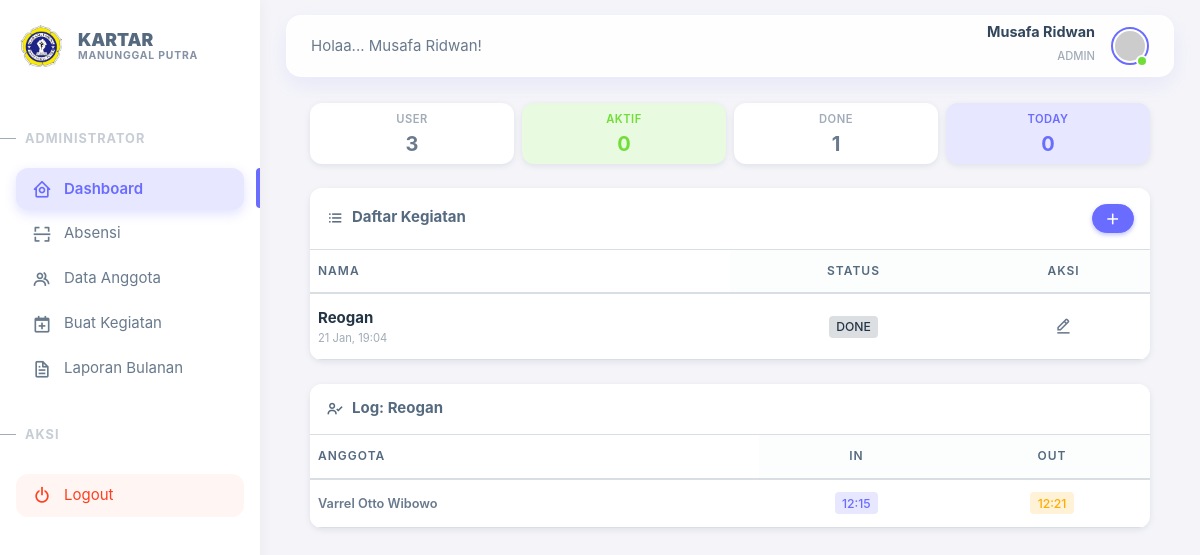
Screenshot of /index.php (signed in) with the database file from the repository.
### tables this page shows
CREATE TABLE `events` (
  `id` int(11) NOT NULL,
  `title` varchar(150) NOT NULL,
  `start_time` datetime NOT NULL,
  `end_time` datetime NOT NULL,
  `lat` decimal(10,8) NOT NULL,
  `lon` decimal(11,8) NOT NULL,
  `tolerance_meters` int(11) DEFAULT 100,
  `is_active` tinyint(1) DEFAULT 1
);

### index.php (the view, shortened to what this page needs)
<?php
require 'app/config.php';
$totalMembers = $pdo->query("SELECT COUNT(*) FROM users WHERE role='member'")->fetchColumn();
$ongoingEvents = $pdo->query("SELECT COUNT(*) FROM events WHERE is_active=1 AND NOW() BETWEEN start_time AND end_time")->fetchColumn();
$finishedEvents = $pdo->query("SELECT COUNT(*) FROM events WHERE NOW() > end_time")->fetchColumn();
$todayAbsence = $pdo->query("SELECT COUNT(DISTINCT user_id) FROM attendances WHERE DATE(created_at) = CURDATE()")->fetchColumn();
$lastEvent = $pdo->query("SELECT id, title FROM events ORDER BY id DESC LIMIT 1")->fetch();
$lastEventId = $lastEvent ? $lastEvent['id'] : 0;
$lastEventTitle = $lastEvent ? $lastEvent['title'] : "Tidak ada kegiatan";
$dashboardLog = [];
if ($lastEventId > 0) {
    $sqlLog = "SELECT a.*, u.name FROM attendances a JOIN users u ON a.user_id = u.id WHERE a.event_id = ? ORDER BY a.created_at DESC";
    $stmtLog = $pdo->prepare($sqlLog);
    $stmtLog->execute([$lastEventId]);
    foreach ($stmtLog->fetchAll() as $row) {
        $key = $row['user_id'];
        if (!isset($dashboardLog[$key])) {
            $dashboardLog[$key] = ['name' => $row['name'], 'in_time' => '-', 'out_time' => '-'];
        }
        if ($row['type'] == 'in') $dashboardLog[$key]['in_time'] = date('H:i', strtotime($row['created_at']));
        elseif ($row['type'] == 'out') $dashboardLog[$key]['out_time'] = date('H:i', strtotime($row['created_at']));
    }
}
include 'includes/header.php';
?>
<div class="container-xxl">
    <div class="row g-2 mb-4">
        <div class="col-3">
            <div class="card h-100 bg-white">
                <div class="card-body p-2 text-center">
                    <div class="stat-label text-muted mb-1">User</div>
                    <div class="stat-value"><?= $totalMembers ?></div>
                </div>
            </div>
        </div>
        <div class="col-3">
            <div class="card h-100 bg-label-success">
                <div class="card-body p-2 text-center">
                    <div class="stat-label text-success mb-1">Aktif</div>
                    <div class="stat-value text-success"><?= $ongoingEvents ?></div>
                </div>
            </div>
        </div>
        <div class="col-3">
            <div class="card h-100 bg-white">
                <div class="card-body p-2 text-center">
                    <div class="stat-label text-muted mb-1">Done</div>
                    <div class="stat-value"><?= $finishedEvents ?></div>
                </div>
            </div>
        </div>
        <div class="col-3">
            <div class="card h-100 bg-label-primary">
                <div class="card-body p-2 text-center">
                    <div class="stat-label text-primary mb-1">Today</div>
                    <div class="stat-value text-primary"><?= $todayAbsence ?></div>
                </div>
            </div>
        </div>
    </div>
    <div class="card mb-4 overflow-hidden">
        <div class="card-header d-flex justify-content-between align-items-center bg-white border-bottom py-3 px-3">
            <h6 class="mb-0 fw-bold"><i class="bx bx-list-ul me-1"></i> Daftar Kegiatan</h6>
            <a href="event_create.php" class="btn btn-primary btn-sm rounded-pill"><i class="bx bx-plus"></i></a>
        </div>
        <div class="table-responsive text-nowrap">
            <table class="table table-hover mb-0">
                <thead class="table-light">
                    <tr>
                        <th class="sticky-col" style="width: 50%;">Nama</th>
                        <th class="text-center">Status</th>
                        <th class="text-center">Aksi</th>
                    </tr>
                </thead>
                <tbody>
                    <?php
                    $events = $pdo->query("SELECT * FROM events ORDER BY id DESC LIMIT 5")->fetchAll();
                    foreach($events as $ev):
                        $now = date('Y-m-d H:i:s');
                    ?>
                    <tr>
                        <td class="sticky-col">
                            <span class="fw-bold text-dark text-truncate-mobile"><?= htmlspecialchars($ev['title']) ?></span>
                            <div class="text-muted" style="font-size: 0.7rem;"><?= date('d M, H:i', strtotime($ev['start_time'])) ?></div>
                        </td>
                        <td class="text-center">
                            <?php
                                if($ev['is_active'] == 0) echo '<span class="badge bg-label-secondary">Off</span>';
                                elseif($now >= $ev['start_time'] && $now <= $ev['end_time']) echo '<span class="badge bg-label-success">Aktif</span>';
                                elseif($now < $ev['start_time']) echo '<span class="badge bg-label-warning">Nanti</span>';
                                else echo '<span class="badge bg-label-dark">Done</span>';
                            ?>
                        </td>
                        <td class="text-center">
                            <a href="event_edit.php?id=<?= $ev['id'] ?>" class="btn btn-sm btn-icon btn-label-warning rounded-circle">
                                <i class="bx bx-edit-alt"></i>
                            </a>
                        </td>
                    </tr>
                    <?php endforeach; ?>
                </tbody>
            </table>
        </div>
    </div>
    <div class="card overflow-hidden">
        <div class="card-header bg-white border-bottom py-3 px-3">
            <h6 class="mb-0 fw-bold text-truncate"><i class="bx bx-user-check me-1"></i> Log: <?= htmlspecialchars($lastEventTitle) ?></h6>
        </div>
        <div class="table-responsive text-nowrap">
            <table class="table table-hover mb-0">
                <thead class="table-light text-center">
                    <tr>
                        <th class="sticky-col text-start">Anggota</th>
                        <th>In</th>
                        <th>Out</th>
                    </tr>
                </thead>
                <tbody>
                    <?php foreach($dashboardLog as $log): ?>
                    <tr class="text-center">
                        <td class="sticky-col text-start fw-semibold">
                            <span class="text-truncate-mobile small"><?= htmlspecialchars($log['name']) ?></span>
                        </td>
                        <td>
                            <span class="badge <?= $log['in_time'] != '-' ? 'bg-label-primary' : 'bg-transparent text-light' ?> border-0">
                                <?= $log['in_time'] ?>
                            </span>
                        </td>
                        <td>
                            <span class="badge <?= $log['out_time'] != '-' ? 'bg-label-warning' : 'bg-transparent text-light' ?> border-0">
                                <?= $log['out_time'] ?>
                            </span>
                        </td>
                    </tr>
                    <?php endforeach; ?>
                </tbody>
            </table>
        </div>
    </div>
</div>
<?php include 'includes/footer.php'; ?>

### index.php (style rules this page uses)
body { background-color: #f5f5f9; }
.card { border-radius: 12px; border: none; box-shadow: 0 2px 6px 0 rgba(67, 89, 113, 0.12); }
.stat-value { font-size: 1.25rem; font-weight: 700; line-height: 1.2; }
.stat-label { font-size: 0.7rem; text-transform: uppercase; letter-spacing: 0.5px; font-weight: 600; }
.table > :not(caption) > * > * { padding: 0.75rem 0.5rem; }
.sticky-col { position: sticky; left: 0; background-color: #fff !important; z-index: 5; box-shadow: 2px 0 5px -2px rgba(0,0,0,0.1); }
.text-truncate-mobile { max-width: 120px; white-space: nowrap; overflow: hidden; text-overflow: ellipsis; display: inline-block; vertical-align: middle; }

### rows the page displays
events: title "Reogan", start_time "21 Jan, 19:04", is_active "DONE"

### other values shown
$_SESSION['name'] "Musafa Ridwan"
$_SESSION['role'] "ADMIN"
$totalMembers "3"
$ongoingEvents "0"
$finishedEvents "1"
$todayAbsence "0"
$log['name'] "Varrel Otto Wibowo"
$log['in_time'] "12:15"
$log['out_time'] "12:21"
